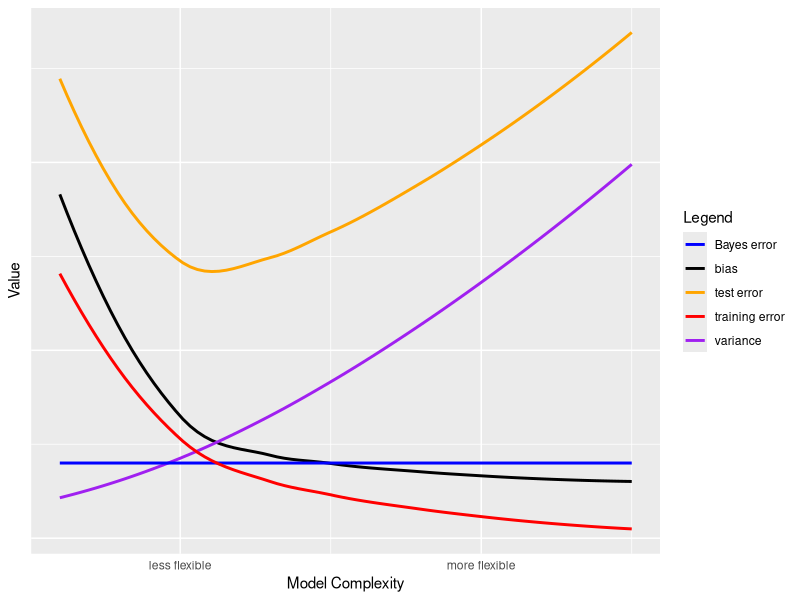

Generate this figure with R:
## ---- chunk 1
knitr::opts_chunk$set(echo = TRUE)
## ---- chunk 2
library(ggplot2)

x <- c(1:20)
bias <- 1/x +0.1
variance <- x^1.5/100 + 0.1
Bayes_error <- 0.2
test_error <- bias + variance + Bayes_error
training_error <- x^(-0.5) - 0.2

ggplot(data=data.frame(x, bias, variance, Bayes_error, training_error, test_error)) +xlab("Model Complexity") + ylab("Value") + geom_smooth(aes(x=x, y=bias, color = 'bias'), method=loess, se=F) + geom_smooth(aes(x=x, y=variance, color = 'variance'), method=loess, se=F) + geom_smooth(aes(x=x, y=Bayes_error, color = 'Bayes error'), method=loess, se=F) + geom_smooth(aes(x=x, y=test_error,  color = 'test error'), method=loess, se=F) +  geom_smooth(aes(x=x, y=training_error,color = 'training error'), method=loess, se=F) + scale_color_manual(name="Legend", values = c("Bayes error"="blue", "training error"='red', "test error"='orange', "bias"='black', "variance"='purple')) + scale_x_continuous(breaks=c(5, 15), labels=c("less flexible", "more flexible")) + theme(axis.ticks = element_blank(), axis.text.y = element_blank())

## ---- chunk 3
dist <- function(t, x){
  sqrt((t[[1]]-x[[1]])^2+(t[[2]]-x[[2]])^2+(t[[3]]-x[[3]])^2)
}

test <- c(0,0,0)
c1 <- list(0,3,0, 'red')
c2 <- list(2,0,0, 'red')
c3 <- list(0,1,3, 'red')
c4 <- list(0,1,2, 'green')
c5 <- list(-1,0,1, 'green')
c6 <- list(1,1,2, 'red')
obs <- list(c1, c2, c3, c4, c5, c6)

for(x in (1:6)){cat(sprintf("Euclidean distance to observation %d is: %f \n", x, dist(test, obs[[x]])))}

